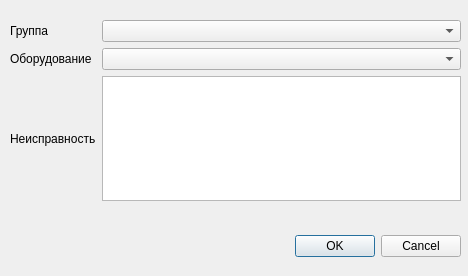
<?xml version="1.0" encoding="UTF-8"?>
<ui version="4.0">
 <class>AddServiceDialog</class>
 <widget class="QDialog" name="AddServiceDialog">
  <property name="geometry">
   <rect>
    <x>0</x>
    <y>0</y>
    <width>468</width>
    <height>276</height>
   </rect>
  </property>
  <property name="windowTitle">
   <string>Dialog</string>
  </property>
  <widget class="QDialogButtonBox" name="buttonBox">
   <property name="geometry">
    <rect>
     <x>120</x>
     <y>230</y>
     <width>341</width>
     <height>32</height>
    </rect>
   </property>
   <property name="orientation">
    <enum>Qt::Horizontal</enum>
   </property>
   <property name="standardButtons">
    <set>QDialogButtonBox::Cancel|QDialogButtonBox::Ok</set>
   </property>
  </widget>
  <widget class="QWidget" name="gridLayoutWidget">
   <property name="geometry">
    <rect>
     <x>10</x>
     <y>20</y>
     <width>451</width>
     <height>181</height>
    </rect>
   </property>
   <layout class="QGridLayout" name="gridLayout">
    <item row="2" column="0">
     <widget class="QLabel" name="label_2">
      <property name="text">
       <string>Оборудование</string>
      </property>
     </widget>
    </item>
    <item row="1" column="0">
     <widget class="QLabel" name="label">
      <property name="text">
       <string>Группа</string>
      </property>
     </widget>
    </item>
    <item row="3" column="0">
     <widget class="QLabel" name="label_3">
      <property name="text">
       <string>Неисправность</string>
      </property>
     </widget>
    </item>
    <item row="1" column="1">
     <widget class="QComboBox" name="cbGroup"/>
    </item>
    <item row="2" column="1">
     <widget class="QComboBox" name="cbEq"/>
    </item>
    <item row="3" column="1">
     <widget class="QTextEdit" name="teNote"/>
    </item>
   </layout>
  </widget>
  <zorder>buttonBox</zorder>
  <zorder>gridLayoutWidget</zorder>
  <zorder>teNote</zorder>
 </widget>
 <resources/>
 <connections>
  <connection>
   <sender>buttonBox</sender>
   <signal>accepted()</signal>
   <receiver>AddServiceDialog</receiver>
   <slot>accept()</slot>
   <hints>
    <hint type="sourcelabel">
     <x>248</x>
     <y>254</y>
    </hint>
    <hint type="destinationlabel">
     <x>157</x>
     <y>274</y>
    </hint>
   </hints>
  </connection>
  <connection>
   <sender>buttonBox</sender>
   <signal>rejected()</signal>
   <receiver>AddServiceDialog</receiver>
   <slot>reject()</slot>
   <hints>
    <hint type="sourcelabel">
     <x>316</x>
     <y>260</y>
    </hint>
    <hint type="destinationlabel">
     <x>286</x>
     <y>274</y>
    </hint>
   </hints>
  </connection>
 </connections>
</ui>
